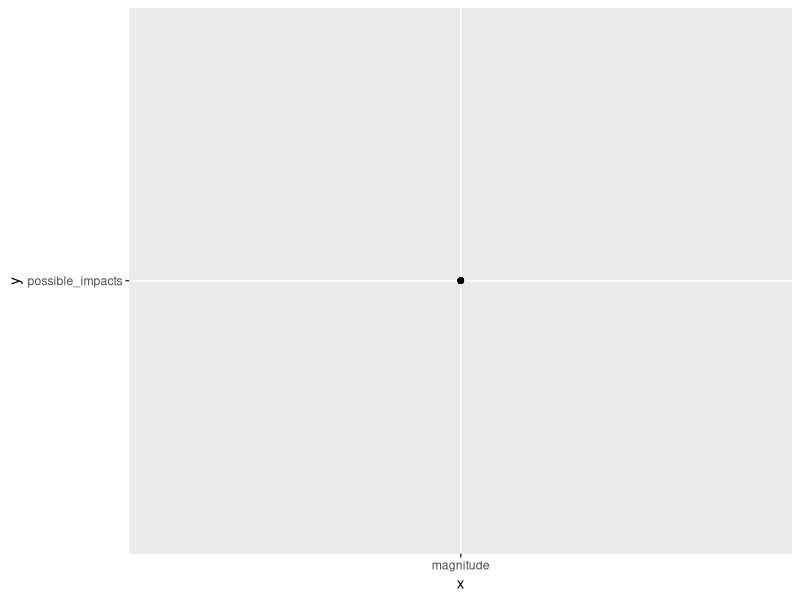

Source code (R):
## ---- chunk 1
knitr::opts_chunk$set(echo = TRUE)
library(tidyverse)
library(dplyr)
library(tidyr)
impacts <- read_csv("impacts.csv")
## ---- chunk 2
impacts2 <- rename(impacts, name = "Object Name", start = "Period Start", end = "Period End", possible_impacts = "Possible Impacts", impact_prob = "Cumulative Impact Probability", velocity = "Asteroid Velocity", magnitude = "Asteroid Magnitude", diameter = "Asteroid Diameter (km)", palermo = "Cumulative Palermo Scale", max_palermo = "Maximum Palermo Scale", torino = "Maximum Torino Scale")
print(impacts2)
## ---- chunk 3
impact3 <- select(impacts2, -max_palermo, -torino)
print(impact3)
## ---- chunk 4
impacts4 <- filter(impact3, palermo >-4.0)
  
ggplot(data=impacts4)+
  geom_point(mapping=aes(x="magnitude", y="possible_impacts"))
